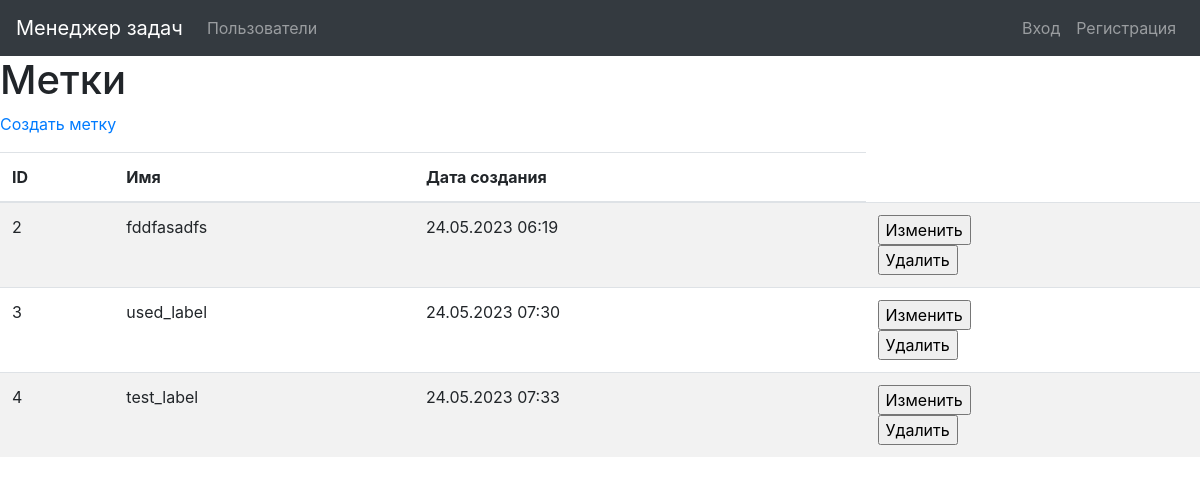
The app's page /labels/, older data.
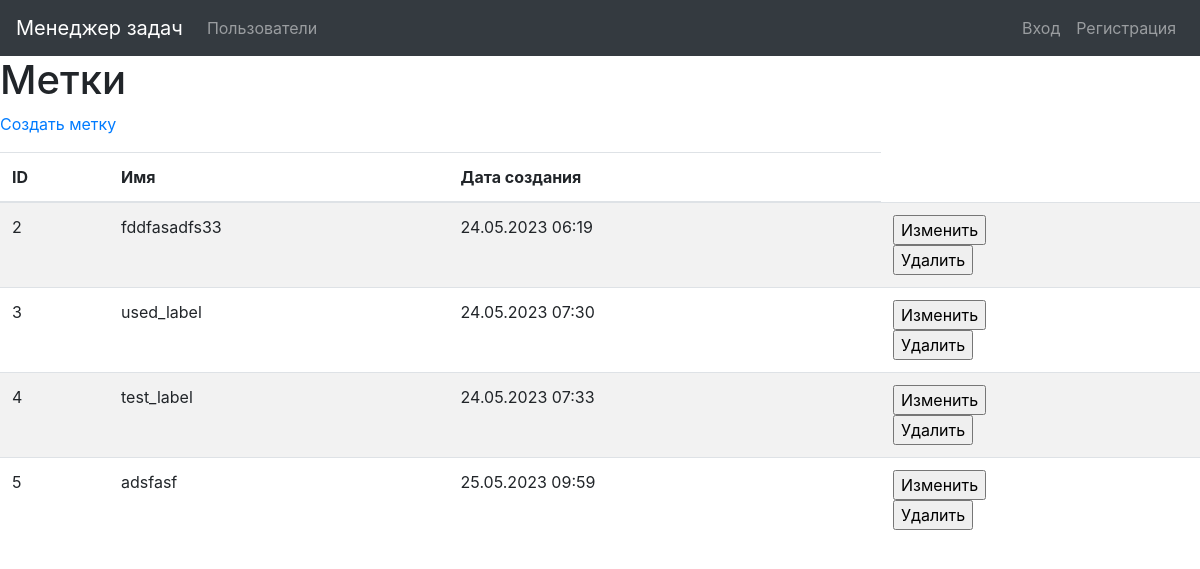
The same page, newer data.
### task_manager/labels/models.py (models this page shows, shortened)
class Label(models.Model):
    name = models.CharField(_('Name'), max_length=100, unique=True)
    created_at = models.DateTimeField(default=timezone.now)

### task_manager/labels/views.py (the view)
# urls.py: path('', views.LabelsListView.as_view(),
class LabelsListView(ListView):
    model = Label
    template_name = 'label/label_list.html'
    context_object_name = 'labels'

### task_manager/templates/label/label_list.html (shortened to what this page needs)
{% extends "base.html" %}
{% block content %}
{% load i18n %}
<h1>{% translate "Labels" %}</h1>
<p><a href="{% url 'label_create' %}">{% translate "Create label" %}</a></p>
<div class="table-responsive">
  <table class="table table-striped">
    <thead>
      <tr>
        <th>{% translate "ID" %}</th>
        <th>{% translate "Name" %}</th>
        <th>{% translate "Creation date" %}</th>
      </tr>
    </thead>
    <tbody>
    {% for label in labels %}
      <tr>
        <td>{{ label.id }}</td>
        <td>{{ label.name }}</td>
        <td>{{ label.created_at|date:"d.m.Y H:i" }}</td>
        <td>
          <form action="{% url 'label_update' pk=label.id %}" method="get">
          <input type="submit" value='{% translate "Change data" %}'>
          </form>
          <form action="{% url 'label_delete' pk=label.id %}" method="get">
          <input type="submit" value='{% translate "Delete data" %}'>
          </form>
        </td>
      </tr>
      {% endfor %}
      </tbody>
</table>
  </div>
{% endblock %}

Row changes from the older to the newer data that the page shows:
changed Label id 2: name "fddfasadfs" → "fddfasadfs33"
added Label: id "5", name "adsfasf", created_at "25.05.2023 09:59"
